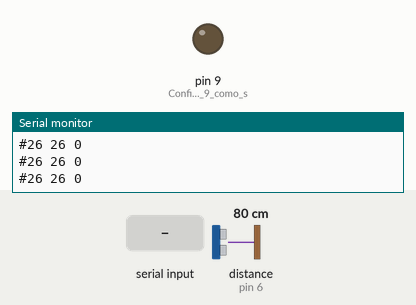
This sketch was run on a simulated Arduino Uno, built with avr-gcc and run on an emulated ATmega328P. On the bench: output pins drawn as LEDs (lit = HIGH), the last lines printed to the serial monitor. Wiring (inferred from the names in the program): ultrasonic range finder: trigger pin 5; echo pin 6. Inputs (shaded band) come from the test bench; at power-on: distance to the obstacle (sensor on pin 6) 80 cm. The echo pulse lasts 58.3 µs per cm; pins used as bus, display or sensor lines are not drawn.

Above: at 1.2 s.
1.3 s: "ZC1A\n" received over Serial
At 2.3 s:
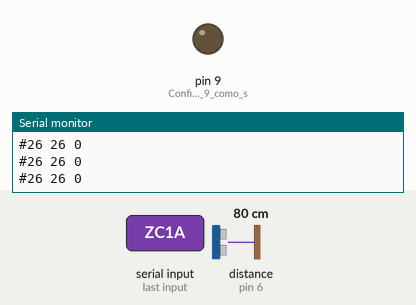
2.9 s: "ZC1SP\n" received over Serial
At 3.29 s:
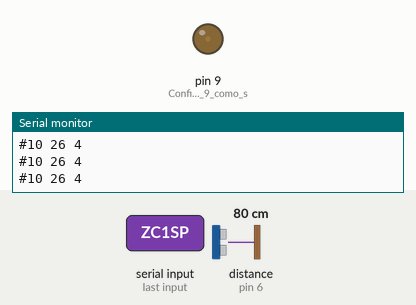
5.9 s: distance to the obstacle (sensor on pin 6) set to 61 cm
8.9 s: distance to the obstacle (sensor on pin 6) set to 2 cm
Timing chart, 0 to 12.9 s (numbered marks = the images above; inputs shaded):
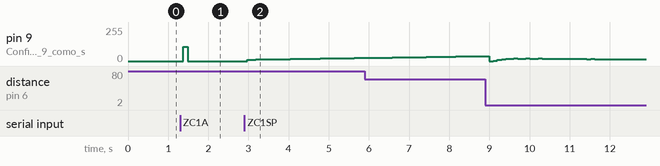

Measured:
- after the input at 1.3 s, pin 9 (Configura_el_pin_9_como_s): 0/255 → 106/255 after 0.08 s, → 0/255 0.11 s later
- after the input at 2.9 s, pin 9 (Configura_el_pin_9_como_s): moves from 0/255 to 24/255 over 2.9 s, starting after 0.07 s

The sketch:

Artic_40_v2_HCSR04.ino
```cpp
/***************************************************************
* Control de posición de una pelota en levitación V0.2
* Desarrollado por Garikoitz Martínez [garikoitz.info] [03/2024]
* https://garikoitz.info/blog/?p=2215
***************************************************************/
/***************************************************************
* Librerías
***************************************************************/
#include <PID_v1.h>
/***************************************************************
* Variables
***************************************************************/
const int trigPin = 5;
const int echoPin = 6;
float distancia = 0;
float distancia_Ant = 0;
float distancia_Clamp = 0;
float distanciaFilter;
long duracion = 0;
int Ts = 100; //Sample time in ms
unsigned long previousMillis = 0;
double alpha = 0.4; //Filtro EMA
//Ventilador
float ZC1_PV = 0.0;
float ZC1_SP = 0.0;
int ZC1_OP = 0;
int ZC1SPMIN = 10;
int ZC1SPMAX = 22;
int ZC1OPMIN = 0;
int ZC1OPMAX = 100;
int valorPWM = 0;
// global variables
const char sp = ' ';
const char nl = '\n';
boolean newData = false;
char Buffer[64];
int buffer_index = 0;
String cmd;
float val;
/***************************************************************
* Sintonías calculadas -> Integrador
* Test -> APV = 3% | AOP = 3% | T0 = 1.2s
* v = 2.5 | Kv = 2.08 | T0 = 1.2
* KcZC1=0.69, KiZC1=0.29, KdZC1=0.41; (Sintonía inicial)
***************************************************************/
double SetpointZC1, InputZC1, OutputZC1;
double KcZC1=0.69, KiZC1=0.29, KdZC1=0.41;
PID PIDZC1(&InputZC1, &OutputZC1, &SetpointZC1, KcZC1, KiZC1, KdZC1, P_ON_E, REVERSE);    //PI-D //DIRECT //REVERSE
//PID PIDZC1(&InputZC1, &OutputZC1, &SetpointZC1, KcZC1, KiZC1, KdZC1, P_ON_M, REVERSE);  //I-PD
/***************************************************************
* SETUP
***************************************************************/
void setup() {
  while (!Serial) {
    // wait for serial port to connect.
  }
  Serial.begin(9600);
  pinMode(9, OUTPUT); // Configura el pin 9 como salida
  valorPWM = 0;
  // Configuración del Timer1 para PWM a 25 kHz
  TCCR1A = _BV(COM1A1) | _BV(WGM11); // Modo de comparación no invertido y modo Fast PWM
  TCCR1B = _BV(WGM13) | _BV(WGM12) | _BV(CS10); // Sin preescalado y modo Fast PWM
  ICR1 = 639; // Establece el TOP para obtener 25 kHz = 639
  OCR1A = 0; // Inicializa el ciclo de trabajo en 0
  /*
   * ICR1 = ((Frecuencia_CPU) / (Frecuencia PWM deseada * preescalado)) - 1
   * Ejemplo para 20 kHz
   * ICR1 = (16000000 Hz / 20000 Hz * 1) - 1 = 799
   */
  pinMode(trigPin, OUTPUT);
  pinMode(echoPin, INPUT);
  //
  previousMillis=0;
  PIDZC1.SetOutputLimits(0, 255);
  PIDZC1.SetMode(MANUAL);
  if (Ts < 100){
    PIDZC1.SetSampleTime(Ts);
  }
  distancia = medirDistancia();
}
/***************************************************************
* BUCLE PRINCIPAL
***************************************************************/
void loop() {
  if (millis() - previousMillis > Ts)
  {
    distancia = medirDistancia();
    distancia = constrain(distancia, 0, 26);
    distanciaFilter = alpha*distancia+(1.0-alpha)*distanciaFilter; //Filtro EMA
    ZC1_PV = distanciaFilter;
    //ZC1_PV = map(distanciaFilter, 0, 26, 26, 0);
    //ZC1_PV = map(distanciaFilter, 4, 26, 0, 100); //cm -> %
    distancia_Ant = distancia;

    previousMillis = millis();
    //Funciones Lectura/Escritura Serial
    LeoCMD();
    ProcesoCMD();
    EjecutoCMD();
    //PID (Parámetros vía serial cmds)
    if (PIDZC1.GetMode() == 1){//AUTO
        InputZC1 = ZC1_PV;
        SetpointZC1 = ZC1_SP;
        PIDZC1.Compute();
        OCR1A = map(OutputZC1, 0, 255, 0, ICR1);
        ZC1_OP = map(OutputZC1, 0, 255, 0, 100); //PWM -> %
     }else if (PIDZC1.GetMode() == 0) {//MANUAL
    /*>>INICIALIZACIÓN<< -> para evitar problemas al pasar de MANUAL a AUTO
    (1) --> PV Tracking -> igualamos SP a PV
    (2) --> Calculamos la salida de control para que 'inicialice' correctamente el PID sin provocar saltos bruscos al pasar de Manual a Auto.
    */
        ZC1_SP = ZC1_PV; //(1)
        OCR1A = map(OutputZC1, 0, 255, 0, ICR1);
        OutputZC1 = map(ZC1_OP, 0, 100, 0, 255); //(2)
     }
     //Para Arduino COM Plotter
     Serial.print("#");        //Char inicio
     Serial.print(ZC1_SP,0);    //Serial.print(ZC1_SP,0);
     Serial.write(" ");        //separador
     Serial.print(ZC1_PV,0);    //
     Serial.write(" ");        //separador
     Serial.print(ZC1_OP);      //
     Serial.println();
    //
  }//millis
}//loop
/***************************************************************
* FUNCIONES
***************************************************************/
//No hace falta tocar
void LeoCMD() {
  while (Serial && (Serial.available() > 0) && (newData == false)) {
    int byte = Serial.read();
    if ((byte != '\r') && (byte != nl) && (buffer_index < 64)) {
      Buffer[buffer_index] = byte;
      buffer_index++;
    }
    else {
      newData = true;
    }
  }
}
//No hace falta tocar
void ProcesoCMD(void) {
  if (newData) {
    String read_ = String(Buffer);
    // separate command from associated data
    int idx = read_.indexOf(sp);
    cmd = read_.substring(0, idx);
    cmd.trim();
    cmd.toUpperCase();
    // extract data. toFloat() returns 0 on error
    String data = read_.substring(idx + 1);
    data.trim();
    val = data.toFloat();
    // reset parameter for next command
    memset(Buffer, 0, sizeof(Buffer));
    buffer_index = 0;
    newData = false;
  }
}
//A partir de aquí comandos personalizados
float medirDistancia() {
  digitalWrite(trigPin, LOW);// Limpiar el pin trig
  delayMicroseconds(2);
  digitalWrite(trigPin, HIGH);// Configurar el pin trig en HIGH por 10 microsegundos
  delayMicroseconds(10);
  digitalWrite(trigPin, LOW);
  duracion = pulseIn(echoPin, HIGH);// Leer el tiempo de duración del eco
  distancia = duracion * 0.017;// Calcular la distancia * 0.034 * 0.5
  if(duracion>1600 || duracion < 200){
    //Fuera de rango. Depende de si invertimos la PV será 4 ó 26, en este caso.
    distancia = distancia_Clamp;
  }else{
    return distancia;
  }
}
void EjecutoCMD(void) {
  if (cmd == "ZC1A") {
    PIDZC1.SetMode(AUTOMATIC);
  }
  else if (cmd == "ZC1M") {
    PIDZC1.SetMode(MANUAL);
  }
  else if (cmd == "ZC1SP") {
    if (PIDZC1.GetMode() == 1){
      if (val > ZC1SPMAX){
        val = ZC1SPMAX;
      }
    if (val < ZC1SPMIN){
        val = ZC1SPMIN;
      }
    ZC1_SP = val;
    }
  }
  else if (cmd == "ZC1OP") {
    if (PIDZC1.GetMode() == 0){
      if (val > ZC1OPMAX){
        val = ZC1OPMAX;
      }
      if (val < ZC1OPMIN){
        val = ZC1OPMIN;
      }
      ZC1_OP = val;
      //map(value, fromLow, fromHigh, toLow, toHigh)
      val = map(val, 0, 100, 0, 255);
      OCR1A = map(OutputZC1, 0, 255, 0, ICR1);
    }
  }
  else if (cmd == "ZC1KC") {
    PIDZC1.SetTunings(val,KiZC1,KdZC1);
  }
  else if (cmd == "ZC1KI") {
    PIDZC1.SetTunings(KcZC1,val,KdZC1);
  }
  else if (cmd == "ZC1KD") {
    PIDZC1.SetTunings(KcZC1,KiZC1,val);
  }
  else if (cmd == "FILTRO") {
    if (val > 1){
        val = 1;
    }
    if (val <= 0){
        val = 0.01;
    }
    alpha = val;
  }
  else if (cmd == "ZC1FR") {
    ICR1 = val;
  }
  Serial.flush();
  cmd = "";
}
```
